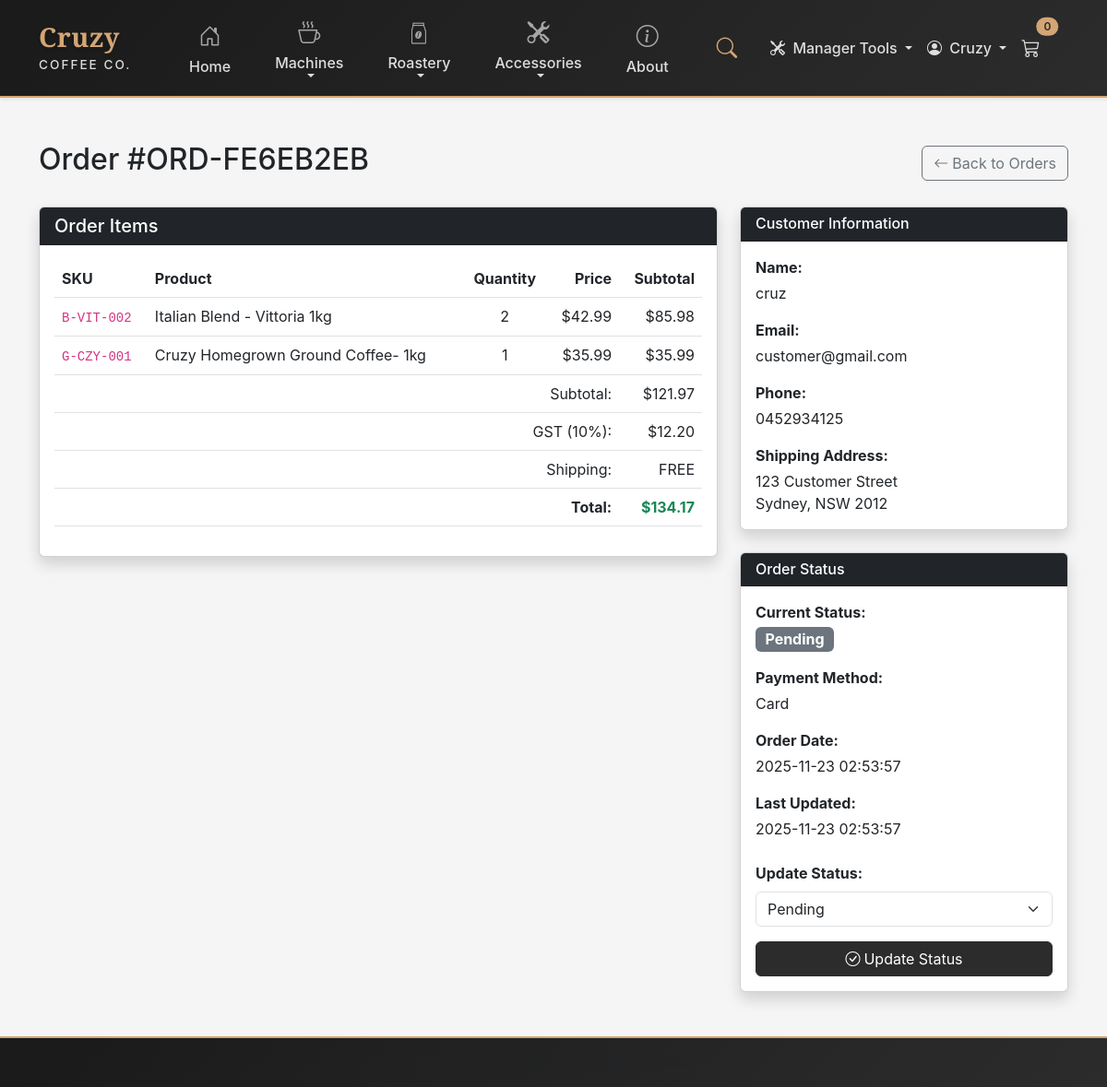
The app's page /admin/order/5 (signed in) with its own data.
### tables this page shows
CREATE TABLE orders_new (
                id INTEGER PRIMARY KEY AUTOINCREMENT,
                order_number TEXT UNIQUE NOT NULL,
                user_id INTEGER,
                customer_name TEXT NOT NULL,
                customer_email TEXT NOT NULL,
                customer_phone TEXT,
                shipping_address TEXT NOT NULL,
                shipping_city TEXT NOT NULL,
                shipping_state TEXT NOT NULL,
                shipping_zip TEXT NOT NULL,
                payment_method TEXT NOT NULL,
                subtotal REAL NOT NULL,
                tax REAL NOT NULL,
                shipping_cost REAL NOT NULL,
                total REAL NOT NULL,
                status TEXT DEFAULT 'pending',
                created_at TIMESTAMP DEFAULT CURRENT_TIMESTAMP,
                updated_at TIMESTAMP DEFAULT CURRENT_TIMESTAMP,
                FOREIGN KEY (user_id) REFERENCES customers(id)
            );

CREATE TABLE order_items_new (
                id INTEGER PRIMARY KEY AUTOINCREMENT,
                order_id INTEGER NOT NULL,
                product_sku TEXT NOT NULL,
                product_name TEXT NOT NULL,
                quantity INTEGER NOT NULL,
                price REAL NOT NULL,
                subtotal REAL NOT NULL,
                FOREIGN KEY (order_id) REFERENCES orders_new(id)
            );

### app.py (the view)
@app.route("/admin/order/<int:order_id>")
@admin_required
def admin_order_detail(order_id):
    conn = get_db_connection()
    order = conn.execute('''
        SELECT * FROM orders_new WHERE id = ?
    ''', (order_id,)).fetchone()
    if not order:
        flash("Order not found.", "danger")
        conn.close()
        return redirect(url_for('admin_orders'))
    order_items = conn.execute('''
        SELECT * FROM order_items_new WHERE order_id = ?
    ''', (order_id,)).fetchall()
    conn.close()
    return render_template('admin_order_detail.html',
                         order=order,
                         order_items=order_items,
                         year=datetime.now().year)

### app.py (called while the page is built)
def get_db_connection():
    conn = sqlite3.connect('store.db')
    conn.row_factory = sqlite3.Row
    return conn

def get_user_role():
    return session.get('user_role', 'customer')

def admin_required(f):
    @wraps(f)
    def decorated_function(*args, **kwargs):
        if 'user_id' not in session:
            flash('Please log in to access this page.', 'warning')
            return redirect(url_for('login', next=request.url))
        role = get_user_role()
        if role not in ['admin', 'manager']:
            flash('Access denied. Admin privileges required.', 'danger')
            abort(403)
        return f(*args, **kwargs)
    return decorated_function

### templates/admin_order_detail.html (shortened to what this page needs)
{% extends "base.html" %}
{% block content %}
<div class="container py-5">
    <div class="d-flex justify-content-between align-items-center mb-4">
        <h2>Order #{{ order.order_number }}</h2>
        <a href="{{ url_for('admin_orders') }}" class="btn btn-outline-secondary">
            <i class="bi bi-arrow-left me-1"></i>Back to Orders
        </a>
    </div>
    <div class="row g-4">
        <div class="col-lg-8">
            <div class="card shadow mb-4">
                <div class="card-header bg-dark text-white">
                    <h5 class="mb-0">Order Items</h5>
                </div>
                <div class="card-body">
                    <div class="table-responsive">
                        <table class="table">
                            <thead>
                                <tr>
                                    <th>SKU</th>
                                    <th>Product</th>
                                    <th class="text-center">Quantity</th>
                                    <th class="text-end">Price</th>
                                    <th class="text-end">Subtotal</th>
                                </tr>
                            </thead>
                            <tbody>
                                {% for item in order_items %}
                                <tr>
                                    <td><code>{{ item.product_sku }}</code></td>
                                    <td>{{ item.product_name }}</td>
                                    <td class="text-center">{{ item.quantity }}</td>
                                    <td class="text-end">${{ '%.2f'|format(item.price) }}</td>
                                    <td class="text-end">${{ '%.2f'|format(item.subtotal) }}</td>
                                </tr>
                                {% endfor %}
                            </tbody>
                            <tfoot class="border-top">
                                <tr>
                                    <td colspan="4" class="text-end">Subtotal:</td>
                                    <td class="text-end">${{ '%.2f'|format(order.subtotal) }}</td>
                                </tr>
                                <tr>
                                    <td colspan="4" class="text-end">GST (10%):</td>
                                    <td class="text-end">${{ '%.2f'|format(order.tax) }}</td>
                                </tr>
                                <tr>
                                    <td colspan="4" class="text-end">Shipping:</td>
                                    <td class="text-end">
                                        {% if order.shipping_cost == 0 %}FREE{% else %}${{ '%.2f'|format(order.shipping_cost) }}{% endif %}
                                    </td>
                                </tr>
                                <tr class="fw-bold">
                                    <td colspan="4" class="text-end">Total:</td>
                                    <td class="text-end text-success">${{ '%.2f'|format(order.total) }}</td>
                                </tr>
                            </tfoot>
                        </table>
                    </div>
                </div>
            </div>
        </div>
        <div class="col-lg-4">
            <div class="card shadow mb-4">
                <div class="card-header bg-dark text-white">
                    <h6 class="mb-0">Customer Information</h6>
                </div>
                <div class="card-body">
                    <p class="mb-1"><strong>Name:</strong></p>
                    <p class="mb-3">{{ order.customer_name }}</p>
                    <p class="mb-1"><strong>Email:</strong></p>
                    <p class="mb-3">{{ order.customer_email }}</p>
                    <p class="mb-1"><strong>Phone:</strong></p>
                    <p class="mb-3">{{ order.customer_phone if order.customer_phone else 'N/A' }}</p>
                    <p class="mb-1"><strong>Shipping Address:</strong></p>
                    <p class="mb-0">{{ order.shipping_address }}</p>
                    <p class="mb-0">{{ order.shipping_city }}, {{ order.shipping_state }} {{ order.shipping_zip }}</p>
                </div>
            </div>
            <div class="card shadow">
                <div class="card-header bg-dark text-white">
                    <h6 class="mb-0">Order Status</h6>
                </div>
                <div class="card-body">
                    <p class="mb-1"><strong>Current Status:</strong></p>
                    <p class="mb-3">
                        <span class="badge
                            {% if order.status == 'delivered' %}bg-success
                            {% elif order.status == 'shipped' %}bg-info
                            {% elif order.status == 'processing' %}bg-warning text-dark
                            {% elif order.status == 'cancelled' %}bg-danger
                            {% else %}bg-secondary{% endif %}" style="font-size: 1rem;">
                            {{ order.status|capitalize }}
                        </span>
                    </p>
                    <p class="mb-1"><strong>Payment Method:</strong></p>
                    <p class="mb-3 text-capitalize">{{ order.payment_method }}</p>
                    <p class="mb-1"><strong>Order Date:</strong></p>
                    <p class="mb-3">{{ order.created_at }}</p>
                    <p class="mb-1"><strong>Last Updated:</strong></p>
                    <p class="mb-4">{{ order.updated_at }}</p>
                    <form method="post" action="{{ url_for('update_order_status', order_id=order.id) }}">
                        <label class="form-label"><strong>Update Status:</strong></label>
                        <select name="status" class="form-select mb-3">
                            <option value="pending" {% if order.status == 'pending' %}selected{% endif %}>Pending</option>
                        </select>
                        <button type="submit" class="btn btn-dark w-100">
                            <i class="bi bi-check-circle me-1"></i>Update Status
                        </button>
                    </form>
                </div>
            </div>
        </div>
    </div>
</div>
{% endblock %}

### records on screen
orders_new: order_number "ORD-FE6EB2EB", subtotal "121.97", tax "12.20", total "134.17", customer_name "cruz", customer_email "customer@gmail.com", customer_phone "0452934125", shipping_address "123 Customer Street", shipping_city "Sydney", shipping_state "NSW", shipping_zip "2012", status "Pending", payment_method "Card", created_at "2025-11-23 02:53:57", updated_at "2025-11-23 02:53:57"
order_items_new: product_sku "B-VIT-002", product_name "Italian Blend - Vittoria 1kg", quantity "2", price "42.99", subtotal "85.98"
order_items_new: product_sku "G-CZY-001", product_name "Cruzy Homegrown Ground Coffee- 1kg", quantity "1", price "35.99", subtotal "35.99"

### other values on screen
{{ session.user_name }} "Cruzy"
{{ cart_count }} "0"
